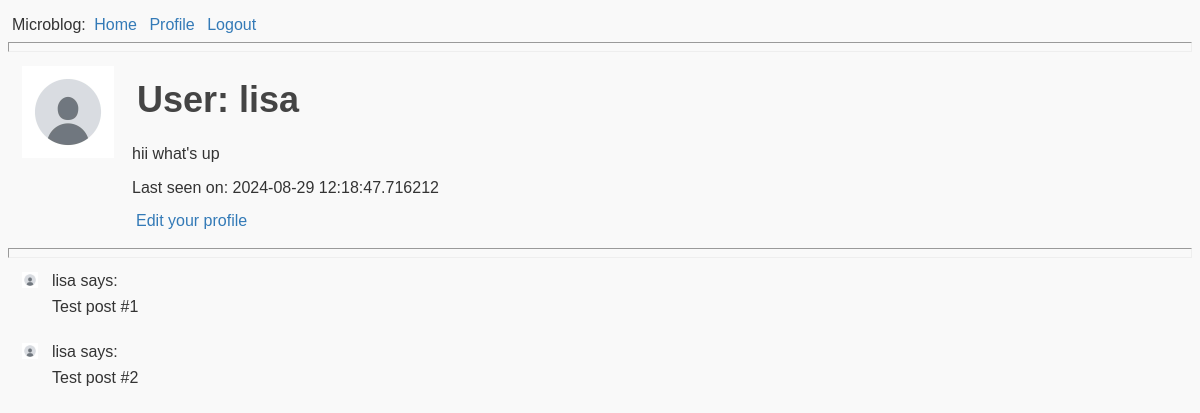
Before: /user/lisa (signed in) with the older database file.
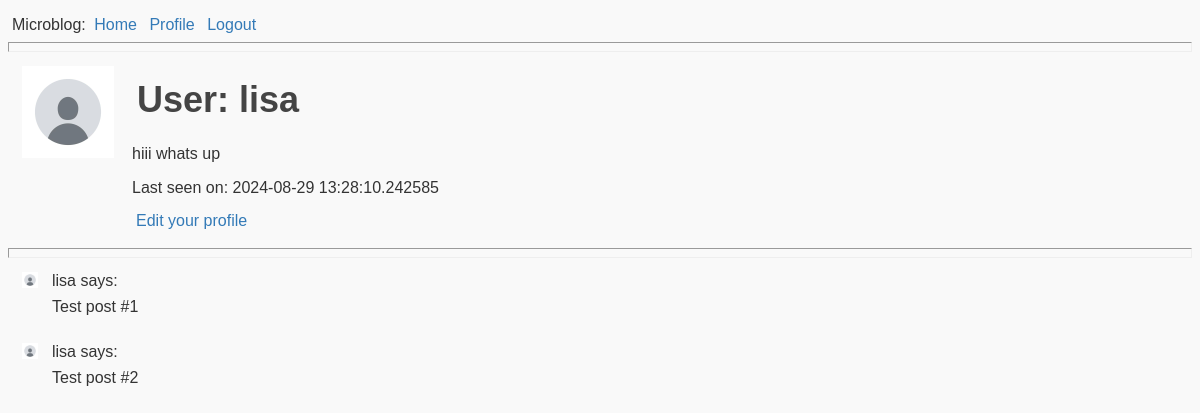
After: the same page with the newer database file.
### app/models.py (models this page shows, shortened)
class User(UserMixin, db.Model):
    id: so.Mapped[int] = so.mapped_column(primary_key=True)
    username: so.Mapped[str] = so.mapped_column(sa.String(64), index=True, unique=True)
    email: so.Mapped[str] = so.mapped_column(sa.String(120), index=True, unique=True)
    password_hash: so.Mapped[Optional[str]] = so.mapped_column(sa.String(256))
    posts: so.WriteOnlyMapped["Post"] = so.relationship(back_populates="author")
    about_me: so.Mapped[Optional[str]] = so.mapped_column(sa.String(140))
    last_seen: so.Mapped[Optional[datetime]] = so.mapped_column(
        default=lambda: datetime.now(timezone.utc)
    )
    def avatar(self):
        return url_for("static", filename="default.jpg")

### app/routes.py (the view)
@app.route("/user/<username>")
@login_required
def user(username):
    user = db.first_or_404(sa.select(User).where(User.username == username))
    posts = [
        {"author": user, "body": "Test post #1"},
        {"author": user, "body": "Test post #2"},
    ]
    return render_template("user.html", user=user, posts=posts)

### app/models.py (called while the page is built)
@login.user_loader
def load_user(id):
    return db.session.get(User, int(id))

### app/routes.py (called while the page is built)
@app.before_request
def before_request():
    if current_user.is_authenticated:
        current_user.last_seen = datetime.now(timezone.utc)
        db.session.commit()

### app/templates/user.html
{% extends "base.html" %} {% block content %}
<table>
	<tr valign="top">
		<td><img src="{{ user.avatar() }}" width="100" height="100" /></td>
		<td>
			<h1>User: {{ user.username }}</h1>
			{% if user.about_me %}
			<p>{{ user.about_me }}</p>
			{% endif %} {% if user.last_seen %}
			<p>Last seen on: {{ user.last_seen }}</p>
			{% endif %} {% if user == current_user %}
			<p><a href="{{ url_for('edit_profile') }}">Edit your profile</a></p>
			{% endif %}
		</td>
	</tr>
</table>
<hr />
{% for post in posts %} {% include "_post.html" %} {% endfor %} {% endblock
content %}

### app/templates/base.html (shortened to what this page needs)
<!doctype html>
<html>
<head>
    <link rel="stylesheet" type="text/css" href="{{ url_for('static', filename='styles.css') }}">
</head>
<body>
    <div>
        Microblog:
        <a href='{{url_for("index")}}'>Home</a>
        {% if current_user.is_anonymous %}
            <a href='{{url_for("login")}}'>Login</a>
        {% else %}
            <a href="{{url_for('user', username=current_user.username)}}">Profile</a>
            <a href='{{url_for("logout")}}'>Logout</a>
        {% endif %}
    </div>
    <hr/>
    {% block content %}{% endblock %}
</body>
</html>

### app/templates/_post.html
<table>
  <tr valign="top">
    <td><img src="{{ post.author.avatar() }}" width="24" height="24" /></td>
    <td>{{ post.author.username }} says:<br>{{ post.body }}</td>
  </tr>
</table>

### app/static/styles.css (style rules this page uses)
* { box-sizing: border-box; margin: 0; padding: 0.25em; }
body { font-family: Arial, sans-serif; line-height: 1.6; color: #333; background-color: #f9f9f9; }
h1, h2, h3, h4, h5, h6 { font-weight: bold; color: #444; }
h1 { font-size: 36px; }
a { text-decoration: none; color: #337ab7; }

Changed rows visible on the page:
changed User "lisa": about_me "hii what's up" → "hiii whats up"; last_seen "2024-08-29 12:18:47.716212" → "2024-08-29 13:28:10.242585"
